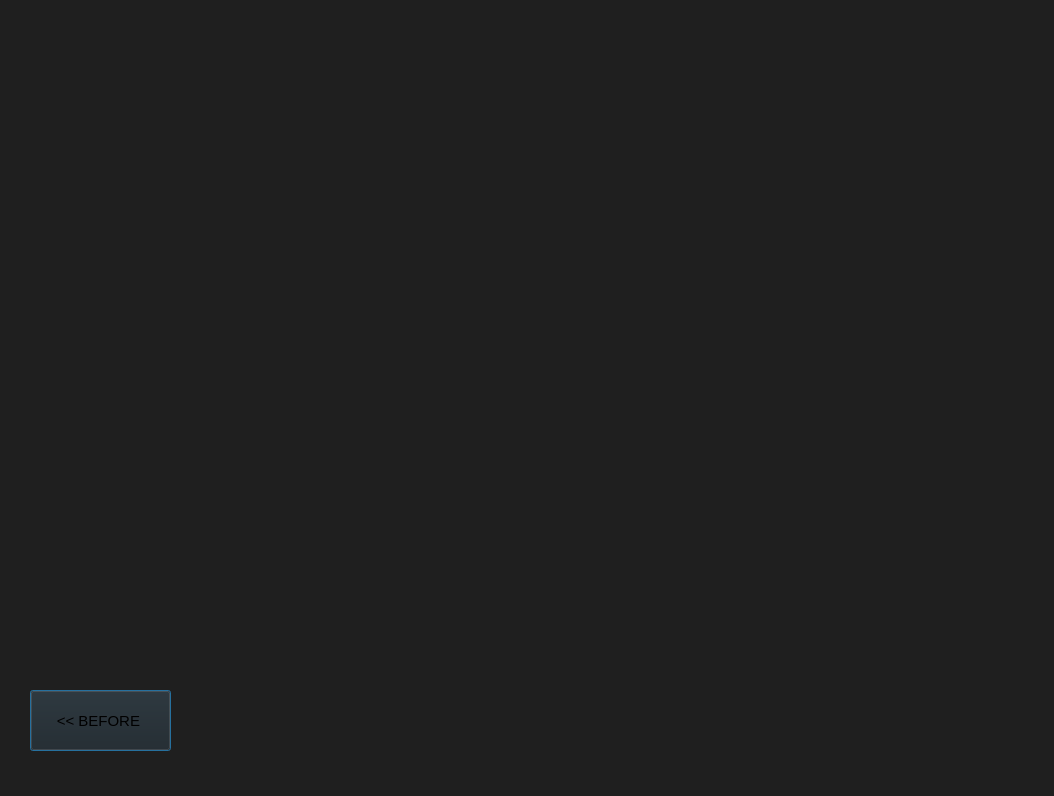
<?xml version="1.0" encoding="UTF-8"?>
<ui version="4.0">
 <class>Dialog</class>
 <widget class="QDialog" name="Dialog">
  <property name="geometry">
   <rect>
    <x>0</x>
    <y>0</y>
    <width>1054</width>
    <height>796</height>
   </rect>
  </property>
  <property name="windowTitle">
   <string>Bone Age</string>
  </property>
  <property name="windowIcon">
   <iconset>
    <normaloff>hand_bone_sh.png</normaloff>hand_bone_sh.png</iconset>
  </property>
  <property name="styleSheet">
   <string notr="true">background-color:rgb(31, 31, 31)</string>
  </property>
  <widget class="QPushButton" name="before_button">
   <property name="geometry">
    <rect>
     <x>30</x>
     <y>690</y>
     <width>141</width>
     <height>61</height>
    </rect>
   </property>
   <property name="font">
    <font>
     <family>Arial</family>
     <pointsize>11</pointsize>
    </font>
   </property>
   <property name="styleSheet">
    <string notr="true">background-color: rgb(236, 236, 236);
border:none;
border-bottom: 2px solid rgb(35, 35, 35);
color: rgb(50, 50, 50);
border-bottom-right-radius: 8px;
border-bottom-left-radius: 8px;
border-top-right-radius: 8px;
border-top-left-radius: 8px;

QPushButton#pushButton:pressed{
	padding-left:5px;
	padding-top:5px;
	background-color: rgb(194, 194, 194);
}</string>
   </property>
   <property name="text">
    <string>&lt;&lt; BEFORE </string>
   </property>
  </widget>
 </widget>
 <resources/>
 <connections/>
</ui>
